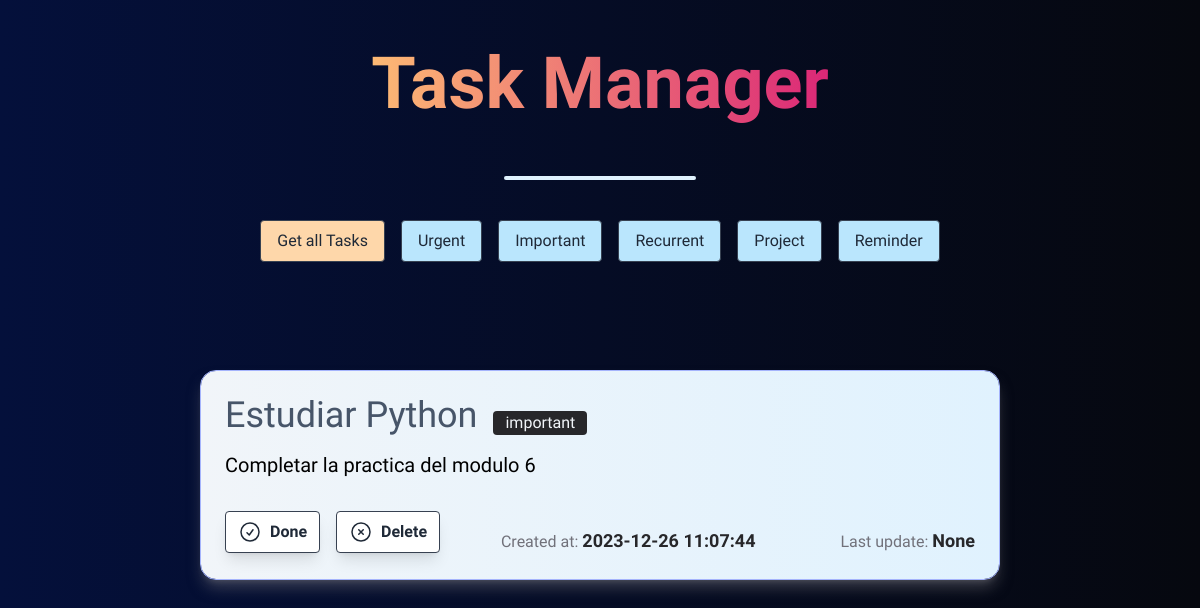
The page /category/important on the database its author committed.
### mod_6/task_manager_beta/models.py (models this page shows, shortened)
class Task(db.Base):
    __tablename__ = "tasks"
    __table_args__={ "sqlite_autoincrement" : True}
    task_id = Column(Integer, primary_key=True)
    name = Column(String(100), nullable=False)
    description = Column(String(250))
    category = Column(String, nullable=False)
    is_done = Column(Boolean, nullable=False, default=False)
    created_at = Column(DateTime(timezone=True), server_default=func.now())
    updated_at = Column(DateTime(timezone=True), onupdate=func.now())
    deleted_at = Column(Boolean, nullable=False, default=False) # Manejo de soft-delete

### mod_6/task_manager_beta/main.py (the view)
@app.route("/category/<category>")
def filter_by_category(category: str):
    task_list_by_category = db.session.query(Task).filter(and_(Task.category==category, Task.deleted_at == 0)).all()
    return render_template("category.html", task_list_by_category=task_list_by_category)

### mod_6/task_manager_beta/templates/category.html (shortened to what this page needs)
<!DOCTYPE html>
<html lang="en">
<head>
    <link rel="stylesheet" href="{{url_for('static', filename='main.css')}}">
    <script src="https://cdn.tailwindcss.com"></script>
</head>
<body>
    <main>
        <div class="flex flex-col mb-10">
            <div class="font-black text-7xl text-center mt-12 mb-4">
                <span class="bg-clip-text text-transparent bg-gradient-to-r from-orange-300 to-pink-600 cursor-pointer">Task Manager</span>
            </div>
            <hr class="w-48 h-1 mx-auto my-4 bg-sky-100 border-0 rounded md:my-10 dark:bg-gray-700">
             <div class="flex justify-center gap-x-4">
                 <a href="/"><button class="bg-orange-200 hover:bg-sky-800 text-gray-800 hover:text-slate-100 py-2 px-4 mb-4 border border-gray-700 rounded">Get all Tasks</button></a>
                 <a href="/category/urgent"><button class="bg-sky-200 hover:bg-sky-800 text-gray-800 hover:text-slate-100 py-2 px-4 mb-4 border border-gray-700 rounded">Urgent</button></a>
                 <a href="/category/important"><button class="bg-sky-200 hover:bg-sky-800 text-gray-800 hover:text-slate-100 py-2 px-4 mb-4 border border-gray-700 rounded">Important</button></a>
                 <a href="/category/recurrent"><button class="bg-sky-200 hover:bg-sky-800 text-gray-800 hover:text-slate-100 py-2 px-4 mb-4 border border-gray-700 rounded">Recurrent</button></a>
                 <a href="/category/project"><button class="bg-sky-200 hover:bg-sky-800 text-gray-800 hover:text-slate-100 py-2 px-4 mb-4 border border-gray-700 rounded">Project</button></a>
                 <a href="/category/reminder"><button class="bg-sky-200 hover:bg-sky-800 text-gray-800 hover:text-slate-100 py-2 px-4 mb-4 border border-gray-700 rounded">Reminder</button></a>
             </div>
        </div>
    </main>
    <section>
        <div class="flex justify-center">
        <ul class="tasks-card-list my-5 flex flex-col w-8/12">
            {% for task in task_list_by_category %}
            <li class="my-8 card border border-indigo-300 rounded-2xl shadow-lg shadow-zinc-500/50
            {% if (task.is_done == 1) %} bg-clip-content bg-gradient-to-r from-zinc-200 to-green-500
            {% else %} bg-clip-content bg-gradient-to-r from-slate-100 to-sky-100 {% endif %}">
                <div class="p-6">
                <div class="flex gap-x-4 items-center">
                    <h4 class="text-4xl text-slate-600 mb-4">{{task.name}}</h4>
                    <h6 class="bg-zinc-800 text-slate-100 text-l rounded px-3">{{task.category}}</h6>
                </div>
                <p class="mb-8 text-xl">{{task.description}}</p>
                <div class="flex justify-between">
                    <div class="flex gap-x-4">
                        <a href="/is-done/{{task.task_id}}">
                        <button class="bg-white flex gap-x-2 hover:bg-green-300 text-gray-800 font-semibold py-2 px-3 border border-gray-700 rounded shadow-lg">
                            <svg xmlns="http://www.w3.org/2000/svg" fill="none" viewBox="0 0 24 24" stroke-width="1.5" stroke="currentColor" class="w-6 h-6">
                                <path stroke-linecap="round" stroke-linejoin="round" d="M9 12.75 11.25 15 15 9.75M21 12a9 9 0 1 1-18 0 9 9 0 0 1 18 0Z" />
                            </svg>
                            Done</button></a>
                        <div class="flex">
                            <a href="/soft-delete/{{task.task_id}}">
                            <button class="flex gap-x-2 bg-white hover:bg-pink-500 text-gray-800 font-semibold py-2 px-3 border border-gray-700 rounded shadow-lg">
                                <svg xmlns="http://www.w3.org/2000/svg" fill="none" viewBox="0 0 24 24" stroke-width="1.5" stroke="currentColor" class="w-6 h-6">
                                    <path stroke-linecap="round" stroke-linejoin="round" d="m9.75 9.75 4.5 4.5m0-4.5-4.5 4.5M21 12a9 9 0 1 1-18 0 9 9 0 0 1 18 0Z" />
                                </svg>
                                Delete
                            </button></a>
                        </div>
                    </div>
                    <p class="text-base text-zinc-500 ms-4 pt-4">Created at: <span class="text-lg font-semibold text-zinc-800">{{task.created_at}}</span></p>
                    <p class="text-base text-zinc-500 ms-10 pt-4">Last update: <span class="text-lg font-semibold text-zinc-800">{{task.updated_at}}</span></p>
                </div>
                </div>
            </li>
            {% endfor %}
        </ul>
        </div>
    </section>
</body>
</html>

### mod_6/task_manager_beta/static/main.css (style rules this page uses)
body { background: #000000; background: -webkit-linear-gradient(to right, #04103b, #06080f); background: linear-gradient(to right, #04103b, #06080f); font-family: 'Urbanist', sans-serif; }

### rows shown on the page
Task: name "Estudiar Python", category "important", description "Completar la practica del modulo 6", created_at "2023-12-26 11:07:44", updated_at "None"
